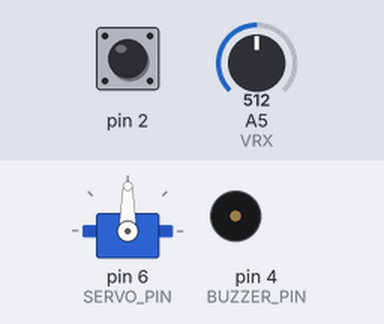
The sketch below on a simulated Arduino Uno, built with avr-gcc and run on an emulated ATmega328P. Parts: servo, buzzer (waves = sounding). Inputs (shaded band) come from the test bench; at power-on: A5 (VRX) = 512, pin 2 HIGH.

Above: at 1.2 s.
1.3 s: A5 (VRX) set to 716
At 1.7 s:
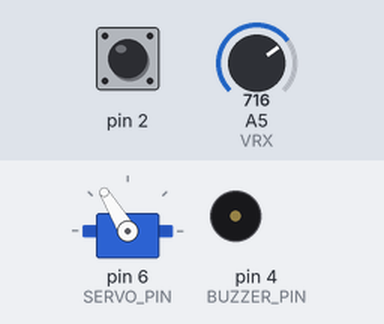
2.8 s: pin 2 pulled LOW for 0.15 s
At 2.87 s:
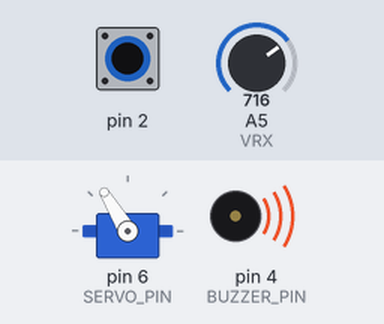
4.4 s: A5 (VRX) set to 900
At 5.7 s:
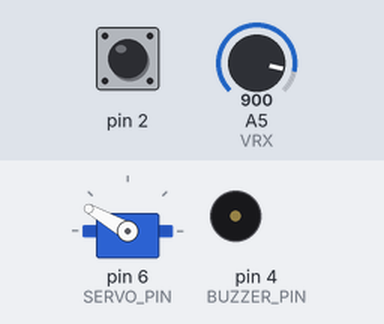
6.0 s: pin 2 pulled LOW for 1 s
At 6.8 s:
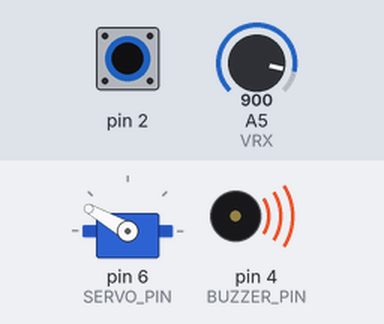
8.5 s: A5 (VRX) set to 1023
At 9.6 s:
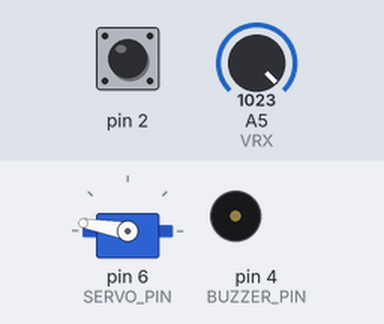
10.0 s: pin 2 pulled LOW for 0.15 s
At 10.07 s:
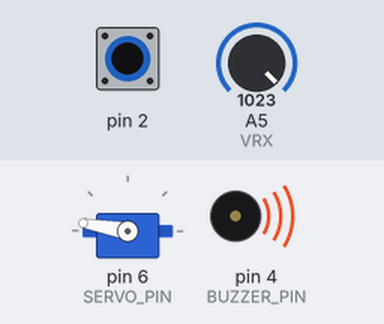
Timing chart, 0 to 12.6 s (numbered marks = the images above; inputs shaded):
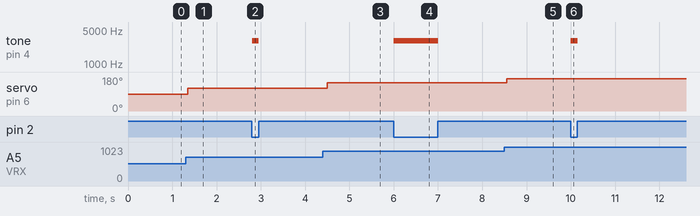

The sketch:

RC.Steer.ino
```cpp
#include "Steer.h"

#define SERVO_PIN  6
#define VRX        A5
#define SW         2
#define BUZZER_PIN 4
#define HORN_FREQUENCY 3000

Steer steer(SERVO_PIN, 0, 1023, 10, 170);

void setup() {
  steer.Setup(BUZZER_PIN, SW, HORN_FREQUENCY);
}

void loop() {
  steer.Read(analogRead(VRX));
  steer.Set();
}
```

Steer.cpp
```cpp
#include "Steer.h"
#include <VarSpeedServo.h>

VarSpeedServo _servo;

unsigned long int servo_time_before = 0, horn_time_before = 0;
int servo_central_pos, servo_central_pos_min, servo_central_pos_max, servo_error_margin_min, servo_error_margin_max;

Steer::Steer(byte servo_pin, int input_min_reference, int input_max_reference, unsigned int servo_min_pos, unsigned int servo_max_pos, int tolerated_error_margin){
  _servo_pin = servo_pin;
  _servo_min_pos = servo_min_pos;
  _servo_max_pos = servo_max_pos;
  _servo_error_margin = tolerated_error_margin;

  _input_min_reference = input_min_reference;
  _input_max_reference = input_max_reference;

  servo_central_pos = (_servo_max_pos / 2) + _servo_min_pos;
  servo_central_pos_min = servo_central_pos - tolerated_error_margin;
  servo_central_pos_max = servo_central_pos + tolerated_error_margin;
}

void Steer::Read(unsigned int input, bool horn_input){
  _servo_pos = map(input, _input_min_reference, _input_max_reference, _servo_min_pos, _servo_max_pos);
  if (_horn_enabled) {
    _horn_read = digitalRead(_horn_input_pin);
  }
}

void Steer::Set(){
  if(millis() - servo_time_before >= 150) {
    servo_time_before = millis();
    _servo.write(_servo_pos);
  }

  if(millis() - horn_time_before >= 100) {
    if (_horn_enabled) {
      if (_horn_read == LOW) {
        if(!_horn){
          horn_time_before = millis();
          tone(_horn_pin, _horn_frequency);
          _horn = true;
        }
      } else {
        if(_horn){
          horn_time_before = millis();
          noTone(_horn_pin);
          _horn = false;
        }
      }
    }
  }
}

void Steer::Setup(byte horn_pin, byte horn_input_pin, int horn_frequency){
  _servo.attach(_servo_pin);
  if ((horn_pin != 0) && (horn_input_pin != 0)) {
    _horn_enabled = true;
    _horn_pin = horn_pin;
    _horn_input_pin = horn_input_pin;
    _horn_frequency = horn_frequency;
    pinMode(_horn_pin, OUTPUT);
    pinMode(_horn_input_pin, INPUT_PULLUP);
  }

  Serial.begin(115200);
}

byte Steer::Direction(){
  if ((_servo_pos >= servo_central_pos_min) && (_servo_pos <= servo_central_pos_max)){
     return 0;
  } else if (_servo_pos < servo_central_pos_min) {
     return 1;
  }
  return 2;
}
```

Steer.h
```cpp
#ifndef Steer_h
#define Steer_h

#include "Arduino.h"

class Steer
{
  public:
    Steer(byte servo_pin, int input_min_reference = 0, int input_max_reference = 1023, unsigned int servo_min_pos = 0, unsigned int servo_max_pos = 180, int tolerated_error_margin = 10);
    void Setup(byte horn_pin = 0, byte horn_input_pin = 0, int horn_frequency = 1000);
    void Read(unsigned int input, bool hornInput = false);
    void Set();
    byte Direction();
  private:
    byte         _servo_pin;
    unsigned int _servo_pos = 0;
    int          _servo_error_margin;
    unsigned int _servo_min_pos;
    unsigned int _servo_max_pos;
    int          _input_min_reference;
    int          _input_max_reference;
    byte         _horn_pin;
    byte         _horn_input_pin;
    bool         _horn_enabled = false;
    bool         _horn_read = false;
    bool         _horn = false;
    int          _horn_frequency;
};

#endif
```

Measured:
- after the input at 1.3 s, servo on pin 6 (SERVO_PIN): 90° → 121° after 0.05 s
- after the input at 2.8 s, tone on pin 4 (BUZZER_PIN): silent → 3000 Hz at once, → silent 0.15 s later
- after the input at 4.4 s, servo on pin 6 (SERVO_PIN): 121° → 150° after 0.10 s
- after the input at 6.0 s, tone on pin 4 (BUZZER_PIN): silent → 3000 Hz at once, → silent 1.0 s later
- after the input at 8.5 s, servo on pin 6 (SERVO_PIN): 150° → 170° after 0.05 s
- after the input at 10.0 s, tone on pin 4 (BUZZER_PIN): silent → 3000 Hz at once, → silent 0.15 s later
